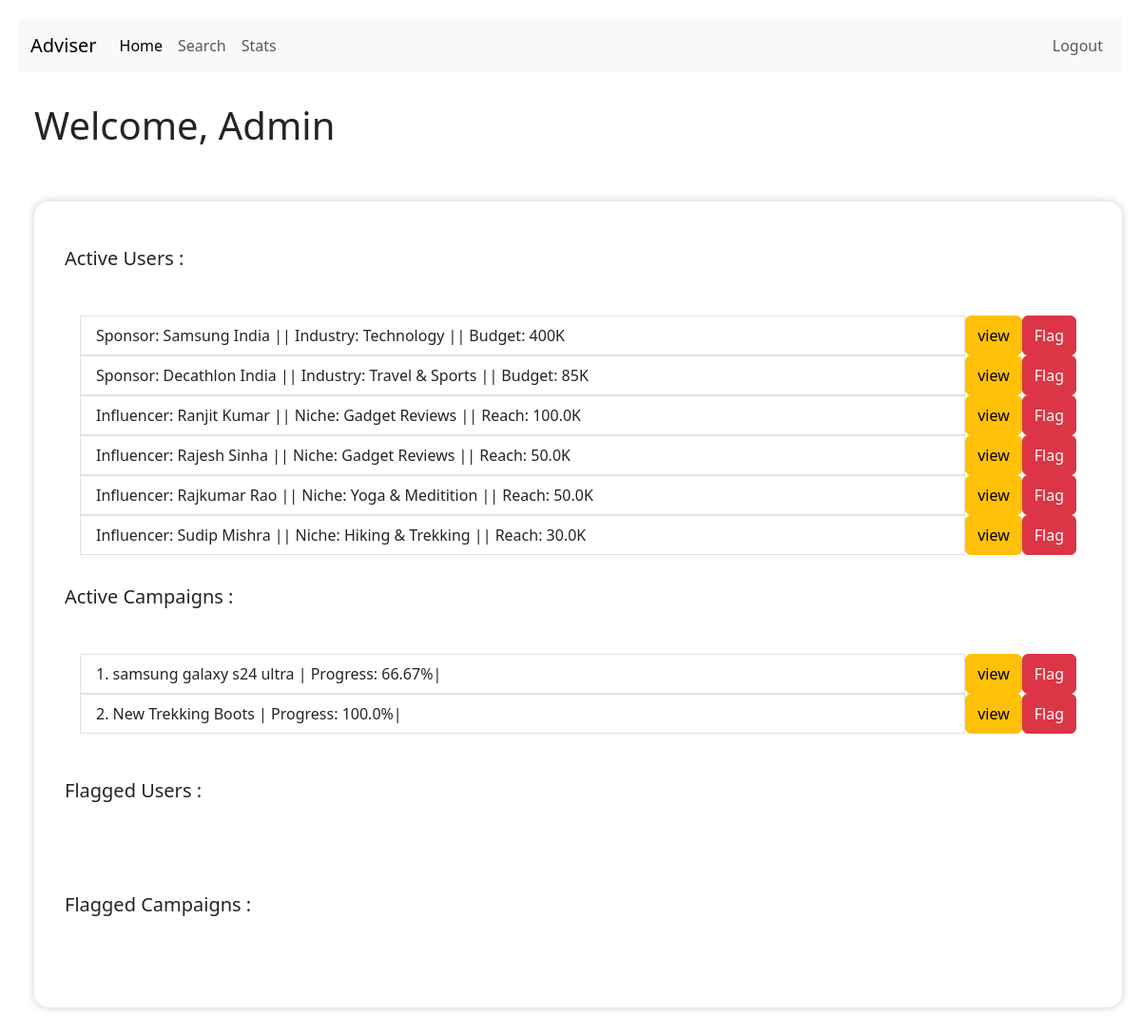
Before: /admin/dashboard with the older database file.
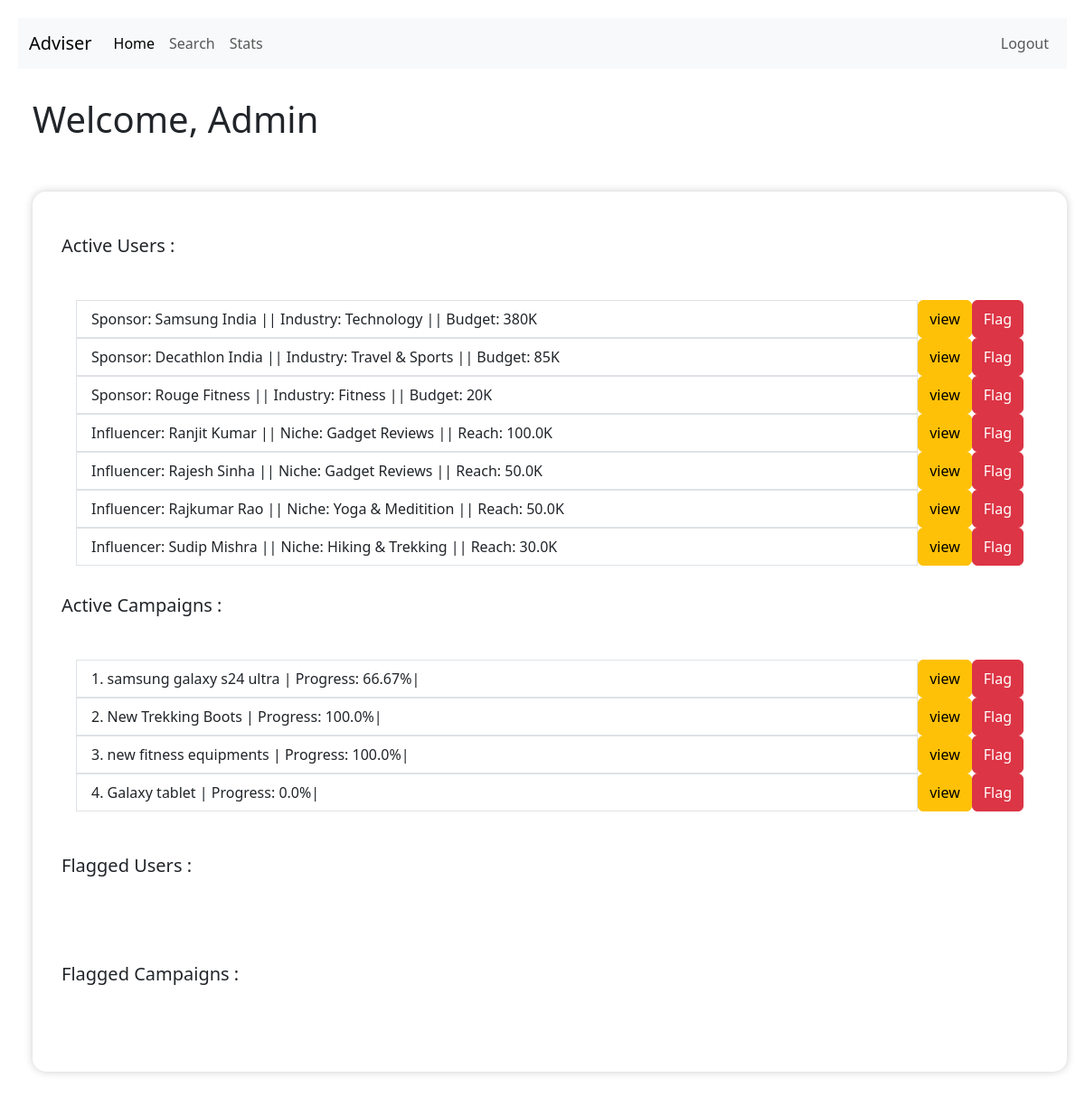
After: the same page with the newer database file.
### backend/models.py (models this page shows)
class Sponsor(db.Model):
    sponsor_id=db.Column(db.Integer,primary_key=True,autoincrement=True)
    username=db.Column(db.String(),nullable=False,unique=True)
    password=db.Column(db.String(),nullable=False)
    company_name=db.Column(db.String(),nullable=False,unique=True)
    industry=db.Column(db.String(),nullable=False)
    initial_budget=db.Column(db.Numeric(10, 2),nullable=False,default=0)
    budget=db.Column(db.Numeric(10, 2),nullable=False)
    flagged=db.Column(db.Integer,nullable=False,default=0)
    admin_id=db.Column(db.Integer,db.ForeignKey('admin.admin_id'),nullable=False,default=1)
    campaigns=db.relationship('Campaign',back_populates='sponsors')
    admin=db.relationship('Admin',back_populates='sponsors')

class Influencer(db.Model):
    influencer_id=db.Column(db.Integer,primary_key=True,autoincrement=True)
    username=db.Column(db.String(),nullable=False,unique=True)
    password=db.Column(db.String(),nullable=False)
    f_name=db.Column(db.String(),nullable=False)
    l_name=db.Column(db.String(),nullable=False)
    earnings=db.Column(db.Numeric(10, 2),nullable=False,default=0)
    rating=db.Column(db.Numeric(3, 2),nullable=False,default=None)
    flagged=db.Column(db.Integer,nullable=False,default=0)
    bio=db.Column(db.String(),nullable=False)
    social_media=db.Column(db.String(),nullable=False)
    subs=db.Column(db.Integer,nullable=False)
    admin_id=db.Column(db.Integer,db.ForeignKey('admin.admin_id'),nullable=False,default=1)
    category_id=db.Column(db.String(),db.ForeignKey("category.cat_id"),nullable=False)
    niche_id=db.Column(db.String(),db.ForeignKey("niche.niche_id"),nullable=False)
    category=db.relationship('Category', back_populates='influencers')
    niche = db.relationship('Niche', back_populates='influencers')
    admin=db.relationship('Admin', back_populates='influencers')
    ads=db.relationship('Adrequest',back_populates='influencers')

class Niche(db.Model):
    niche_id=db.Column(db.Integer,primary_key=True,autoincrement=True)
    name=db.Column(db.String(), nullable=False,unique=True)
    cat_id=db.Column(db.Integer,db.ForeignKey("category.cat_id"),nullable=False)
    influencers = db.relationship('Influencer', back_populates='niche')
    adrequests=db.relationship('Adrequest',back_populates='niche')
    category=db.relationship('Category', back_populates='niches')

class Campaign(db.Model):
    campaign_id=db.Column(db.Integer,primary_key=True,autoincrement=True)
    name=db.Column(db.String(),nullable=False,unique=True)
    category_id=db.Column(db.String(),db.ForeignKey("category.cat_id"),nullable=False)
    start_date=db.Column(db.Date,nullable=False)
    end_date = db.Column(db.Date, nullable=False)
    budget = db.Column(db.Numeric(10, 2), nullable=False)
    initial_budget=db.Column(db.Numeric(10, 2),default=budget)
    status = db.Column(db.String(), nullable=False,default='active')
    visibility= db.Column(db.String(50),nullable=False)
    goals=db.Column(db.String(),nullable=False)
    flagged=db.Column(db.Integer,nullable=False,default=0)
    categories=db.relationship('Category',back_populates='campaigns')
    sponsor_id=db.Column(db.Integer,db.ForeignKey('sponsor.sponsor_id'),nullable=False)
    admin_id=db.Column(db.Integer,db.ForeignKey('admin.admin_id'),nullable=False,default=1)
    sponsors=db.relationship('Sponsor',back_populates='campaigns')
    admin=db.relationship('Admin',back_populates='campaigns')
    ads=db.relationship('Adrequest',back_populates='campaign')

### backend/users.py (the view)
@app.route('/admin/dashboard')                                  # admin dashboard
def admin_dash():
    sponsors=Sponsor.query.all()
    infs=Influencer.query.all()
    camps=Campaign.query.all()
    return render_template('admin_dashboard.html',sponsors=sponsors,infs=infs,camps=camps)

### templates/admin_dashboard.html (shortened to what the changed rows need)
<!DOCTYPE html>
<html lang="en">
<head>
    <link rel="stylesheet" href="/static/style.css">
    <link href="https://cdn.jsdelivr.net/npm/bootstrap@5.3.3/dist/css/bootstrap.min.css" rel="stylesheet">
  </head>
<body>
    <div style="margin: 2rem 0rem 2rem 1rem;" >
    <h1>Welcome, Admin</h1>
    <br><br>
    <div style="box-shadow: 0 0 10px rgba(0, 0, 0, 0.2);background-color: #fff;border: 0px solid rgb(101, 99, 99); padding: 1rem;border-radius: 15px;">
        <div id="container" style="border: 1px ;">
          {%for sponsor in sponsors%}
          {%if sponsor.flagged==0%}
          <ul class="list-group">
            <span style="display: inline-flex;">
                <li class="list-group-item" style="display: flex;width: 100%;">
                   Sponsor: {{sponsor.company_name }} || Industry:  {{sponsor.industry }} || Budget: {{(sponsor.budget/1000)|round(0)}}K
                </li>
                <button type="button" class="btn btn-warning" data-bs-toggle="modal" data-bs-target="#sponsor{{sponsor.sponsor_id}}">view</button>
                <form action="{{url_for('admin_sponsor',sponsor_id=sponsor.sponsor_id)}}" method="POST" style="display: contents;">
                <button type="submit" class="btn btn-danger" name="flag" value="1">Flag</button></td>
                </form>
              </span>
          </ul>
          {%endif%}
          {%endfor%}
          {%for inf in infs%}
          {%if inf.flagged==0%}
          <ul class="list-group">
            <span style="display: inline-flex;">
                <li class="list-group-item" style="display: flex;width: 100%;">
                   Influencer: {{inf.f_name }} {{inf.l_name }} || Niche:  {{inf.niche.name }} || Reach: {{(inf.subs/1000)|round(0)}}K
                </li>
                <button type="submit" class="btn btn-warning" data-bs-toggle="modal" data-bs-target="#inf{{inf.influencer_id}}">view</button>
                <form action="{{url_for('admin_inf',inf_id=inf.influencer_id)}}" method="POST" style="display: contents;">
                  <button type="submit" class="btn btn-danger" name="flag" value="1">Flag</button></td>
                </form>
              </span>
          </ul>
          {%endif%}
          {%endfor%}
        </div>
      <div>
        <div id="container" style="border: 1px ;">
      {% for camp in camps %}
      {%if camp.status=='active' and camp.flagged!=1%}
          {% set ns = namespace(completed=0, total=0) %}
          {% for ad in camp.ads %}
              {% if ad.status == 'ad req fulfilled' or ad.status == 'Paid' %}
                  {% set ns.completed = ns.completed + 1 %}
              {% endif %}
              {% set ns.total = ns.total + 1 %}
          {% endfor %}
          {% set progress = 0 if ns.total == 0 else (ns.completed * 100) / ns.total %}
                <ul class="list-group">
                    <span style="display: inline-flex;">
                        <li class="list-group-item" style="display: flex;width: 100%;">
                            {{ camp.campaign_id }}. {{ camp.name }} | Progress: {{ progress | round(2) }}%|
                        </li>
                        <form action="{{url_for('admin_camp',camp_id=camp.campaign_id)}}" method="GET" style="display: flex;">
                        <button type="submit" class="btn btn-warning">view</button>
                        </form>
                        <form action="{{url_for('admin_camp',camp_id=camp.campaign_id)}}" method="POST" style="display: contents;">
                        <button type="submit" class="btn btn-danger" name="flag" value="1">Flag</button></td>
                        </form>
                    </span>
                </ul>
              {%endif%}
              {% endfor %}
            </div>
    </div>
    </div>
  </div>
</body>
</html>

Changed rows visible on the page:
changed Sponsor "Samsung India": (sponsor.budget/1000)|round(0) "400" → "380"
added Sponsor: company_name "Rouge Fitness", industry "Fitness", (sponsor.budget/1000)|round(0) "20"
added Campaign: campaign_id "3", name "new fitness equipments", progress "100.0"
added Campaign: campaign_id "4", name "Galaxy tablet", progress "0.0"
